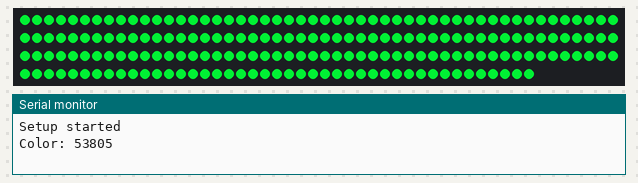
A program run on a simulated Arduino Pro Mini, built with avr-gcc and run on an emulated ATmega328P. On the bench: 193 RGB LEDs in strip order, left to right, continuing on the next row, the last lines printed to the serial monitor. Dim RGB values are drawn brighter than linear; the strip is taken to match the declared colour order; random numbers use the default seed unless the program sets one.

Above: at 0.1 s.
At 39.45 s:
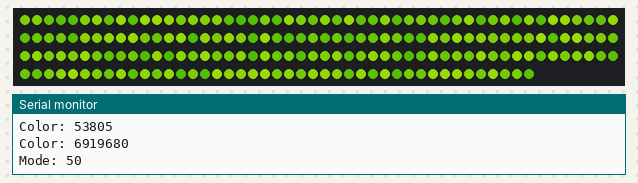

The program:

main.cpp
```cpp
#include <Arduino.h>
#include <WS2812FX.h>
#include <vector>
#include <algorithm>

#ifdef ESP8266
#include <ArduinoOTA.h>
#include <ESP8266WiFi.h>
#include <NeoPixelBus.h>
#include "secrets.h"
#endif

// Defaults can be overridden per board with build_flags in platformio.ini
#ifndef LED_COUNT
#define LED_COUNT 193
#endif
#ifndef LED_PIN
#define LED_PIN 11
#endif
#ifndef LED_COLOR_ORDER
#define LED_COLOR_ORDER NEO_RGB
#endif
#ifndef LED_BRIGHTNESS
#define LED_BRIGHTNESS 255
#endif

// Every animation runs at least this long, then until its current cycle ends
#define TIMER_MS 20000
// A cycle that never ends is cut off here
#define MAX_TIMER_MS 45000

// Uncomment the following line to enable debug logging
#define DEBUG

#ifdef DEBUG
#define LOG_INIT() Serial.begin(9600)
#define LOG_PRINTLN(msg) Serial.println(msg)
#else
#define LOG_INIT()       // No-op
#define LOG_PRINTLN(msg) // No-op
#endif

// Parameter 1 = number of pixels in strip
// Parameter 2 = Arduino pin number (most are valid)
// Parameter 3 = pixel type flags, add together as needed:
//   NEO_KHZ800  800 KHz bitstream (most NeoPixel products w/WS2812 LEDs)
//   NEO_KHZ400  400 KHz (classic 'v1' (not v2) FLORA pixels, WS2811 drivers)
//   NEO_GRB     Pixels are wired for GRB bitstream (most NeoPixel products)
//   NEO_RGB     Pixels are wired for RGB bitstream (v1 FLORA pixels, not v2)
//   NEO_RGBW    Pixels are wired for RGBW bitstream (NeoPixel RGBW products)
WS2812FX ws2812fx = WS2812FX(LED_COUNT, LED_PIN, LED_COLOR_ORDER + NEO_KHZ800);

#ifdef ESP8266
// These need more memory than the Arduino boards have
#include "DiwaliPatterns.h"

// Bit-banged LED data can't run alongside Wi-Fi, so send it with the UART1
// hardware instead. That is fixed to GPIO2, and this must match LED_COLOR_ORDER.
NeoPixelBus<NeoGrbFeature, NeoEsp8266Uart1Ws2812xMethod> strip(LED_COUNT);

bool wifiLogged = false;

// Each color channel draws up to 20mA, and the supply must also cover the
// board and the LEDs' idle draw. Frames that would exceed this budget are
// dimmed together, so sparse patterns can run brighter than a full white one.
#ifndef LED_MAX_MA
#define LED_MAX_MA 3300
#endif

void showStrip(void)
{
  if (strip.CanShow())
  {
    uint8_t *out = strip.Pixels();
    const uint8_t *in = ws2812fx.getPixels();
    size_t size = strip.PixelsSize();

    uint32_t total = 0;
    for (size_t i = 0; i < size; i++)
    {
      total += in[i];
    }
    uint32_t limit = (uint32_t)LED_MAX_MA * 255 / 20;
    if (total > limit)
    {
      uint32_t scale = (uint64_t)limit * 256 / total;
      for (size_t i = 0; i < size; i++)
      {
        out[i] = (in[i] * scale) >> 8;
      }
    }
    else
    {
      memcpy(out, in, size);
    }
    strip.Dirty();
    strip.Show();
  }
}
#endif

unsigned long last_change = 0;
// Patterns with their own run time set this; 0 means wait for the cycle to end
unsigned long fixed_ms = 0;
unsigned long now = 0;
uint8_t selectedMode = 0;
int colorWheelValues[] = {0, 50, 100, 150, 200, 250};

std::vector<int> usedModes;

// Picks a random number below count, using all of them before any repeats
int pickUnused(std::vector<int> &used, int count)
{
  if ((int)used.size() >= count)
  {
    used.clear();
  }

  int picked;
  do
  {
    picked = random(0, count);
  } while (std::find(used.begin(), used.end(), picked) != used.end());
  used.push_back(picked);
  return picked;
}

void setup()
{
  LOG_INIT();
  LOG_PRINTLN("Setup started");

#ifdef ESP8266
  // Connects in the background, so the lights still run without a network
  WiFi.mode(WIFI_STA);
  WiFi.hostname("diwali-lights");
  WiFi.begin(WIFI_SSID, WIFI_PASSWORD);
  ArduinoOTA.setHostname("diwali-lights");
  ArduinoOTA.setPassword(OTA_PASSWORD);
  ArduinoOTA.begin();
#endif

  ws2812fx.init();
#ifdef ESP8266
  // Has to come after init() so that GPIO2 ends up set for UART1
  strip.Begin();
  ws2812fx.setCustomShow(showStrip);
#endif
  ws2812fx.setBrightness(LED_BRIGHTNESS);
  ws2812fx.setSpeed(1000);
  // generate a random color
#ifdef ESP8266
  // A0 reads the same on every boot here, which would repeat the same order
  randomSeed(RANDOM_REG32);
#else
  randomSeed(analogRead(A0));
#endif
  int randomIndex = random(0, 6);
  uint32_t color = ws2812fx.color_wheel(colorWheelValues[randomIndex]);
  LOG_PRINTLN("Color: " + String(color));
  ws2812fx.setColor(color);
  ws2812fx.setMode(FX_MODE_STATIC);
  ws2812fx.start();
}

void loop()
{
  now = millis();

#ifdef ESP8266
  ArduinoOTA.handle();
  if (!wifiLogged && WiFi.status() == WL_CONNECTED)
  {
    LOG_PRINTLN("Wi-Fi connected: " + WiFi.localIP().toString());
    wifiLogged = true;
  }
#endif

  ws2812fx.service();

  unsigned long elapsed = now - last_change;
  bool due = fixed_ms ? elapsed > fixed_ms
                      : elapsed > TIMER_MS && (ws2812fx.isCycle() || elapsed > MAX_TIMER_MS);
  if (due)
  {
    int randomIndex = random(0, 6);
    uint32_t color = ws2812fx.color_wheel(colorWheelValues[randomIndex]);
    LOG_PRINTLN("Color: " + String(color));
    ws2812fx.setColor(color);

    // Select a new mode that hasn't been used yet
    int builtInCount = ws2812fx.getModeCount() - 8;
#ifdef ESP8266
    // The Diwali patterns share the shuffle, numbered after the built-in modes
    int picked = pickUnused(usedModes, builtInCount + DIWALI_PATTERN_COUNT);
    if (picked >= builtInCount)
    {
      const DiwaliPattern &pattern = diwaliPatterns[picked - builtInCount];
      LOG_PRINTLN("Pattern: " + String(pattern.name));
      fixed_ms = pattern.seconds * 1000UL;
      ws2812fx.setCustomMode(pattern.run);
      ws2812fx.setMode(FX_MODE_CUSTOM);
      last_change = now;
      return;
    }
    selectedMode = picked;
    fixed_ms = 0;
#else
    selectedMode = pickUnused(usedModes, builtInCount);
#endif

    // selectedMode = (ws2812fx.getMode() + 1) % (ws2812fx.getModeCount() - 8);
    LOG_PRINTLN("Mode: " + String(selectedMode));
    ws2812fx.setMode(selectedMode);
    last_change = now;
  }
}
```

Measured:
- what the display in image 0 shows lasts 20.0 s, from 0.0 s to 20.0 s
